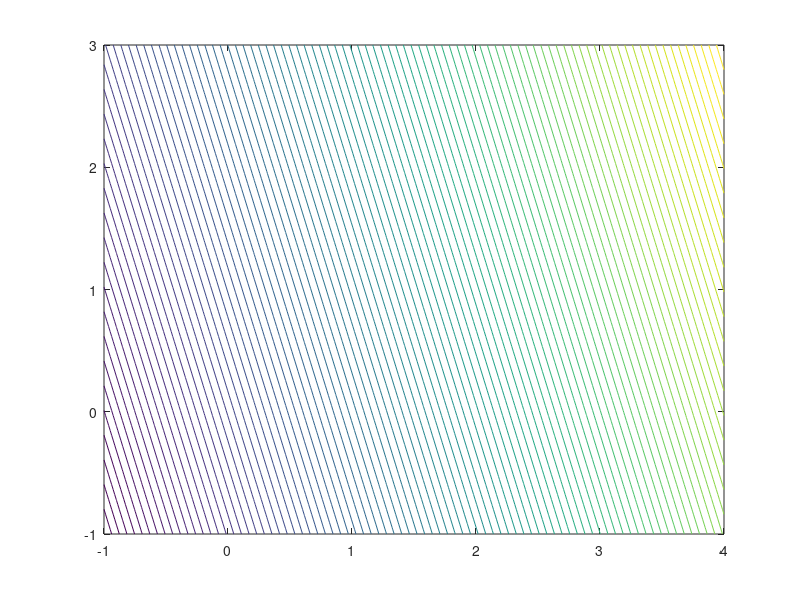

The MATLAB source for this figure:
%SelfCheck multivariat unconstrained

f=@(x,y) 2.*x^4 - 4.*x^3 + 3.*x^2*y - 16.*x^2 - 5.*x*y^2 - 12.*y^2 + 3.*y^3 + 2.*y^4 + 3
g=@(v) f(v(1),v(2));

x=linspace(-1,4,100);
y=linspace(-1,3,100);
[X Y]=meshgrid(x,y);
Z=f(X,Y);
contour(X,Y,Z,100)

[v,opt] = fminunc(g,[0.5,1])